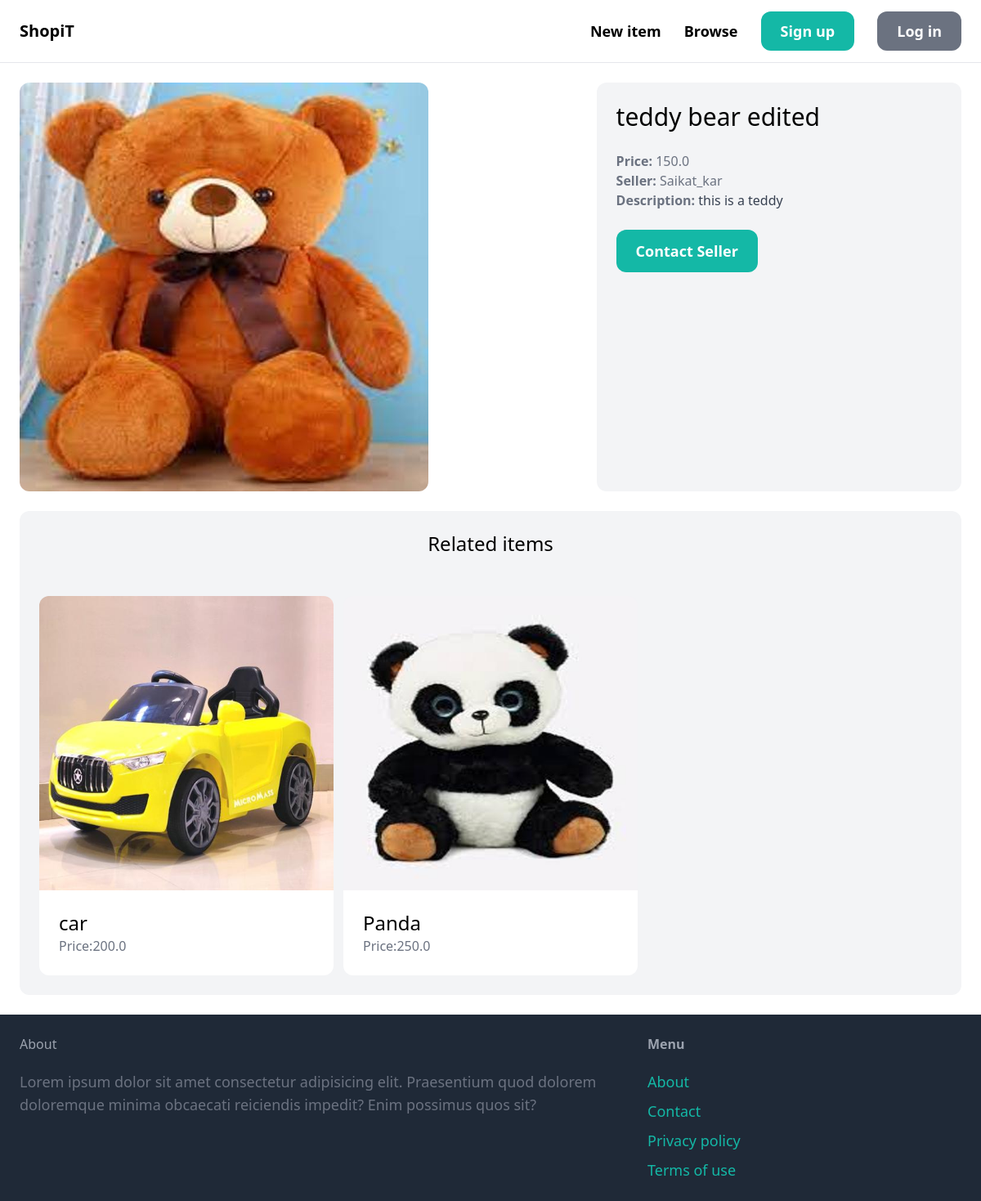
Page /items/23/ on the committed database.
### shopiT_code/items/models.py (models this page shows)
class Item(models.Model):
    category = models.ForeignKey(Category,related_name='items',on_delete=models.CASCADE)
    name= models.CharField(max_length=255)
    description= models.TextField(blank=True,null=True)
    price=models.FloatField()
    image=models.ImageField(upload_to='item_images',blank=True,null=True)
    is_sold= models.BooleanField(default=False)
    created_by=models.ForeignKey(User,related_name='items',on_delete=models.CASCADE)
    created_at= models.DateTimeField(auto_now_add=True)

### shopiT_code/items/views.py (the view)
# urls.py: path('<int:pk>/', views.detail, name='detail'),
def detail(request, pk):
    item = get_object_or_404(Item, pk=pk)
    related_items = Item.objects.filter(category=item.category, is_sold=False).exclude(pk=pk)[0:3]
    return render(request, 'items/detail.html',{
        'item':item,
        'related_items':related_items
    })

### shopiT_code/items/templates/items/detail.html (shortened to what this page needs)
{% extends 'core/base.html' %}
{% block content %}
<div class="grid grid-cols-5 gap-6">
    <div class="col-span-3">
        <img src="{{ item.image.url }}" class="rounded-xl" alt="">
    </div>
    <div class="col-span-2 p-6 bg-gray-100 rounded-xl">
        <h1 class="mb-6 text-3xl">{{ item.name }}</h1>
        <p class="text-gray-500"><strong>Price: </strong>{{ item.price}}</p>
        <p class="text-gray-500"><strong>Seller: </strong>{{ item.created_by}}</p>
        {% if item.description %}
            <p class="text-gray-700">
                <strong class="text-gray-500"> Description:</strong>
                {{ item.description }}
            </p>
            {% endif %}
        {% if request.user == item.created_by %}
            <div class="mt-6 p-6 bg-white rounded-xl">
                <p> This is your item!</p>
                <a href="{% url 'items:edit' item.id %}" class="inline-block mt-6 px-6 py-3 text-lg font-semibold bg-teal-500 text-white rounded-xl">Edit</a>
                <a href="{% url 'items:delete' item.id %}" class="inline-block mt-6 px-6 py-3 text-lg font-semibold bg-red-500 text-white rounded-xl">Delete</a>
            </div>
        {% else %}
            <a href="{% url 'conversation:new' item.id %}" class="inline-block mt-6 px-6 py-3 text-lg font-semibold bg-teal-500 text-white rounded-xl hover:bg-teal-700">Contact Seller</a>
        {% endif %}
    </div>
</div>
<div class="mt-6 px-6 py-6 bg-gray-100 rounded-xl">
    <h2 class="mb-12 text-2xl text-center">Related items</h2>
    <div class="grid grid-cols-3 gap-3">
        {% for item in related_items %}
        <div>
            <a href="{% url 'items:detail' item.id %}">
                <div>
                    <img src="{{ item.image.url }}" class="rounded-t-xl" alt="">
                </div>
                <div class="p-6 bg-white rounded-b-xl">
                    <h2 class="text-2xl">{{ item.name }}</h2>
                    <p class="text-gray-500">Price:{{ item.price}}</p>
                </div>
            </a>
        </div>
        {% endfor %}
    </div>
</div>
{% endblock %}

### rows in the picture
Item: image (picture), name "teddy bear edited", price "150.0", created_by "Saikat_kar", description "this is a teddy"
Item: image (picture), name "car", price "200.0"
Item: image (picture), name "Panda", price "250.0"
